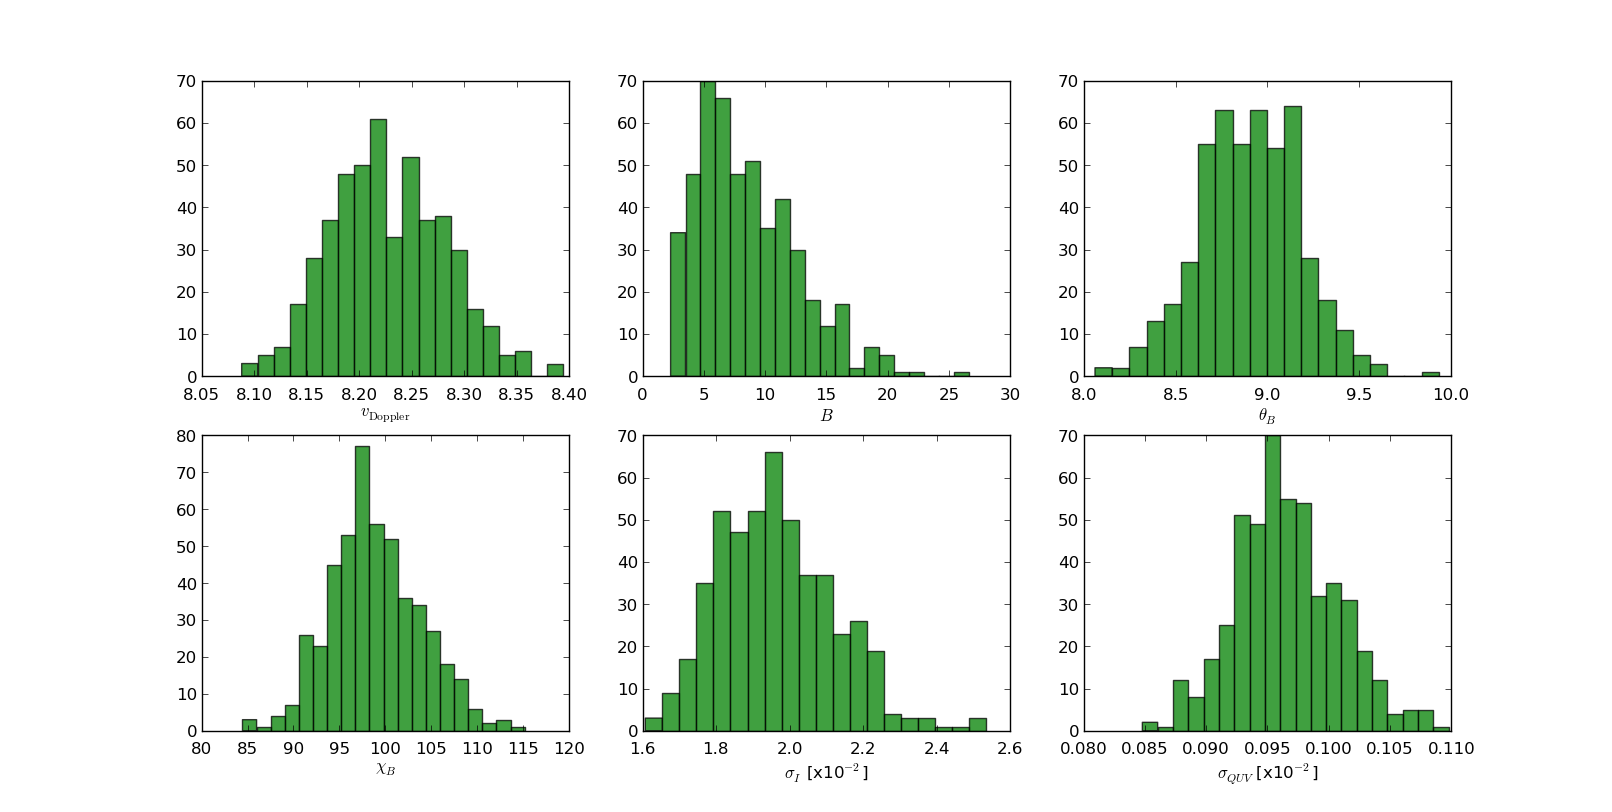

Write Python code to recreate this figure.
import numpy as np
import hazel
import matplotlib.pyplot as pl
import pdb
import pymultinest

class bayesHazel(object):
	
	def __init__(self, fileObs, noise):
		
		stokes = np.loadtxt(fileObs, skiprows=1)
		
		left = 100
		right = 195
		self.lambdaAxisInput = np.asarray([stokes[left,0],stokes[right,0]])
		self.nLambdaInput = stokes[left:right,0].shape[0]
		self.wavelength = stokes[left:right,0]
		self.stokes = stokes[left:right,1:].T
		self.sigmaNoise = noise
		
		self.synModeInput = 0
		self.nSlabsInput = 1
		self.hInput = 3.e0
		self.boundaryInput  = np.asarray([0.0,0.0,0.0,0.0])
		self.transInput = 1
		self.atomicPolInput = 1
		self.anglesInput = np.asarray([90.0,0.0,90.0])
		
		self.nbarInput = np.asarray([0.0,0.0,0.0,0.0])
		self.omegaInput = np.asarray([0.0,0.0,0.0,0.0])
		
		hazel.init()

		self.nParams = 7
		self.lower = [4.0,-3.0,0.0,0.0,0.0,1e-5,1e-5]
		self.upper = [10.0,3.0,200.0,180.0,180.0,1e-1,1e-2]
		
	def synthesize(self, x):
		
		#x = [doppler,v,b,theta,chi,sigmaI,sigmaPol]		
		self.B1Input = np.asarray(x[2:5])
		self.B2Input = np.asarray([0.0,0.0,0.0])
		self.tau1Input = 0.e0
		self.tau2Input = 0.e0
		self.dopplerWidthInput = x[0]
		self.dopplerWidth2Input = 0.e0
		self.dampingInput = 0.0
		self.dopplerVelocityInput = x[1]
		self.dopplerVelocity2Input = 0.e0
		self.ffInput = 0.e0
		
		
		[self.l, stokes, etaOutput, epsOutput] = hazel.synth(self.synModeInput, self.nSlabsInput, self.B1Input, self.B2Input, self.hInput, 
			self.tau1Input, self.tau2Input, self.boundaryInput, self.transInput, self.atomicPolInput, self.anglesInput, 
			self.lambdaAxisInput, self.nLambdaInput, self.dopplerWidthInput, self.dopplerWidth2Input, self.dampingInput, 
			self.dopplerVelocityInput, self.dopplerVelocity2Input, self.ffInput, self.nbarInput, self.omegaInput)
		
		return stokes
		
	def prior(self, cube, ndim, nparams):		
		for i in range(ndim):
			cube[i] = cube[i] * (self.upper[i]-self.lower[i]) + self.lower[i]
			
	def logLike(self, cube, ndim, nparams):
		for i in range(self.nParams):
			self.pars[i] = cube[i]		
		
		stokesSynth = self.synthesize(self.pars[0:6])
		
# Log-likelihood
		logL = 0.0
		logLI = -self.nLambdaInput * np.log(self.pars[-2]) - 0.5 * np.sum((self.stokes[0,:]-stokesSynth[0,:])**2 / self.pars[-2]**2)
		logLPol = -3.0 * self.nLambdaInput * np.log(self.pars[-1]) - 0.5 * np.sum((self.stokes[1:,:]-stokesSynth[1:,:])**2 / self.pars[-1]**2)
			
# Log-prior
		logLPrior = -np.log(self.pars[-2]) - np.log(self.pars[-1])
		
		logL = logLI + logLPol + logLPrior
		
		print self.pars, logL
		return logL
		
	def sample(self):
				
		self.pars = np.zeros(self.nParams)

# run MultiNest
		pymultinest.run(self.logLike, self.prior, self.nParams, importance_nested_sampling = False, resume = False, verbose = True, 
			sampling_efficiency = 'parameter', n_live_points = 100)
		
	def analyze(self):
		
		which = [0,2,3,4,5,6]		
		pars = [r'$v_\mathrm{Doppler}$',r'$B$',r'$\theta_B$',r'$\chi_B$',r'$\sigma_I$ [x10$^{-2}$]', r'$\sigma_{QUV}$ [x10$^{-2}$]']
		self.chains = pymultinest.Analyzer(n_params = self.nParams)
		samples = self.chains.get_equal_weighted_posterior()
		samples[:,-3:] *= 1e2
		fig, ax = pl.subplots(nrows=2,ncols=3, figsize=(16,8))
		ax = ax.flatten()

		for i in range(self.nParams-1):
			n, bins, patches = ax[i].hist(samples[:,which[i]], bins=20)
			pl.setp(patches, 'facecolor', 'g', 'alpha', 0.75)		
			ax[i].set_xlabel(pars[i])
		pl.savefig("bayesHazel.png")
		
h = bayesHazel('prominence_ApJ_642_554.prof', 0.0003)
h.sample()
h.analyze()